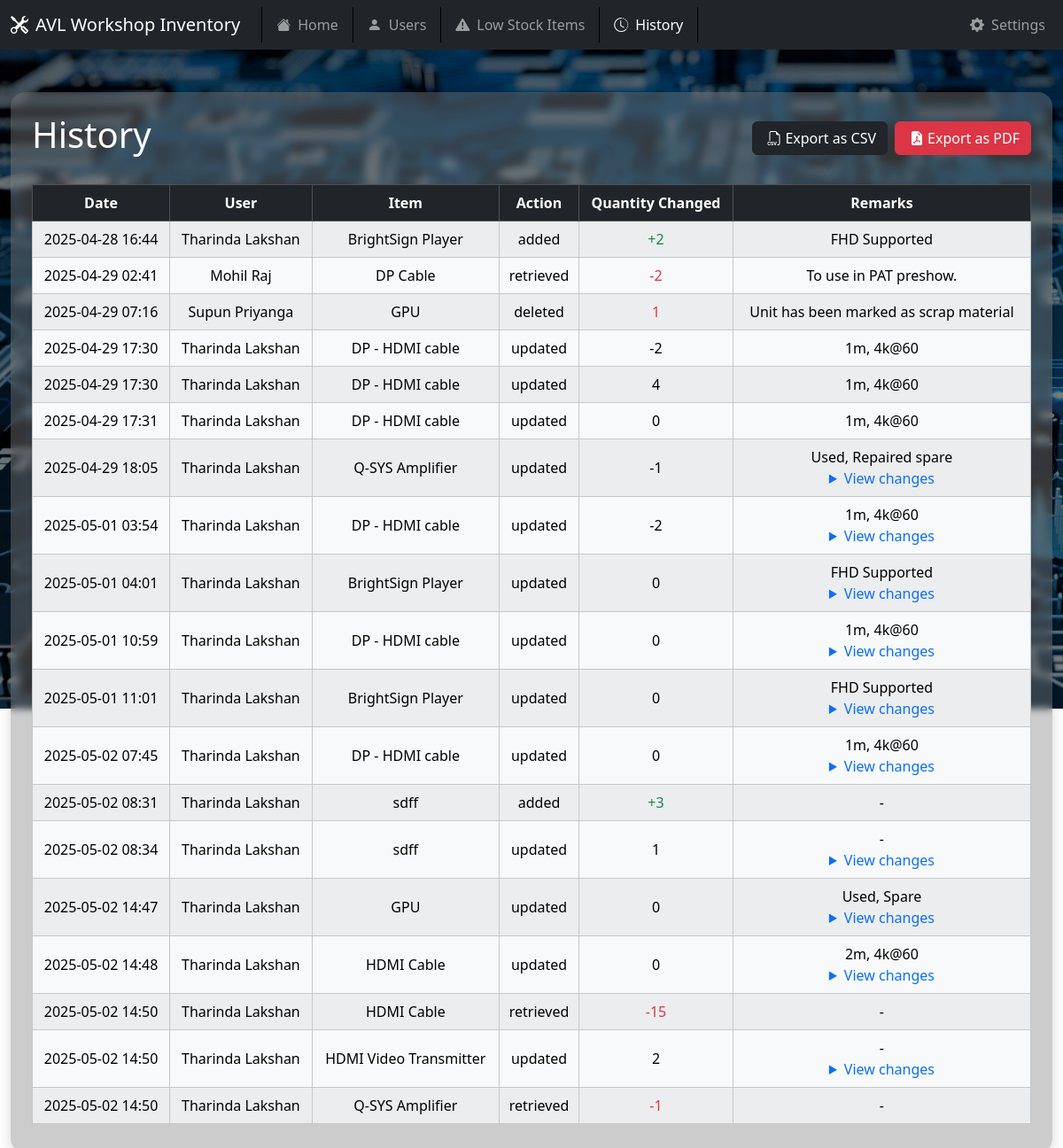
Before: /history with the older database file.
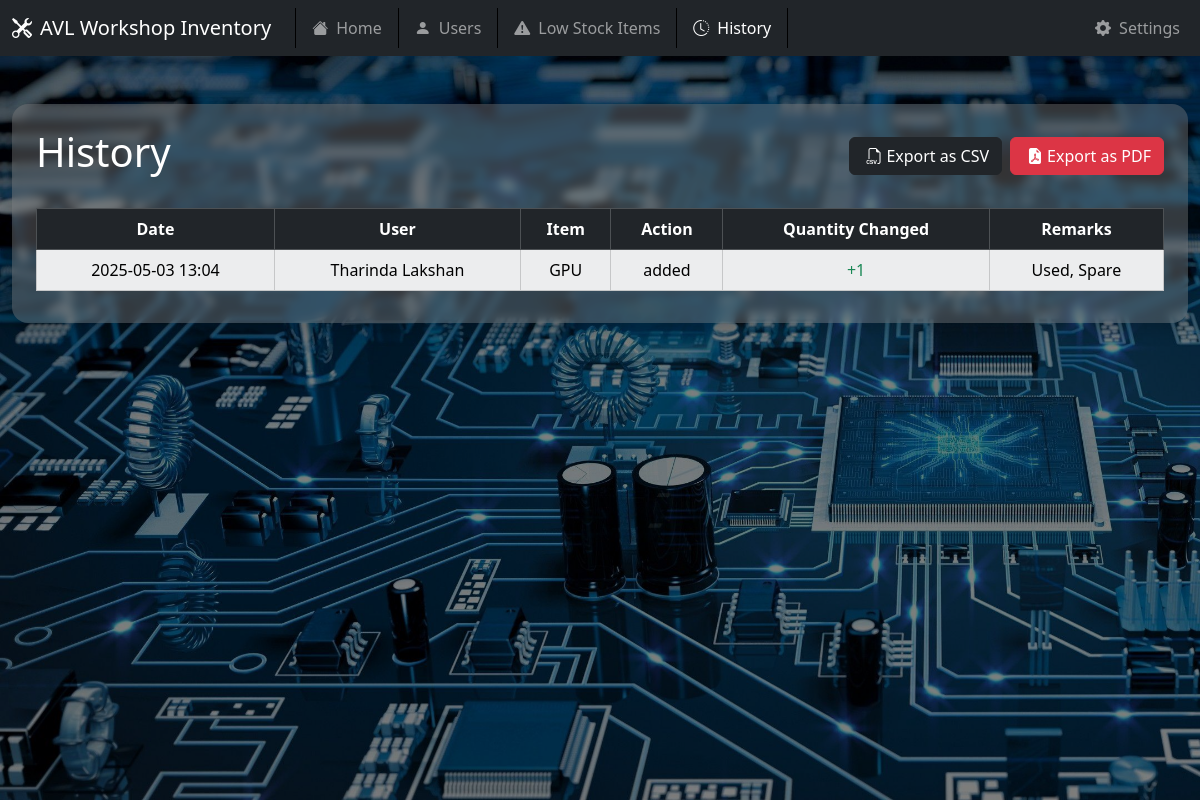
After: the same page with the newer database file.
### models.py (models this page shows)
class InventoryHistory(db.Model):
    __tablename__ = 'inventory_history'
    id = db.Column(db.Integer, primary_key=True)
    inventory_id = db.Column(db.Integer, db.ForeignKey('inventory.id'), nullable=False)
    user_id = db.Column(db.Integer, db.ForeignKey('user.id'), nullable=False)
    action = db.Column(db.String(50), nullable=False)  # e.g., 'added', 'removed', 'updated'
    quantity_changed = db.Column(db.Integer, nullable=False)
    date_time = db.Column(db.DateTime, default=lambda: datetime.now(timezone.utc))
    remarks = db.Column(db.String(255))
    inventory = db.relationship('Inventory', backref='history')
    user = db.relationship('User', backref='history')

class User(db.Model):
    __tablename__ = 'user'
    id = db.Column(db.Integer, primary_key=True)
    emp_id = db.Column(db.Integer, unique=True, nullable=False)
    user_name = db.Column(db.String(100), nullable=False)

class Inventory(db.Model):
    __tablename__ = 'inventory'
    id = db.Column(db.Integer, primary_key=True)
    item_name = db.Column(db.String(100), nullable=False)
    brand = db.Column(db.String(100))
    model = db.Column(db.String(100))
    serial_number = db.Column(db.String(100))
    quantity = db.Column(db.Integer, nullable=False, default=0)
    unit = db.Column(db.String(50))
    category = db.Column(db.String(100))
    location = db.Column(db.String(100))
    min_stock = db.Column(db.Integer)
    remarks = db.Column(db.String(255))
    date_added = db.Column(db.DateTime, default=lambda: datetime.now(timezone.utc))
    last_updated = db.Column(db.DateTime, onupdate=lambda: datetime.now(timezone.utc))
    is_active = db.Column(db.Boolean, default=True)

### app.py (the view)
@app.route("/history")
def history():
    history = InventoryHistory.query.all()
    return render_template("history.html", history=history)

### templates/history.html (shortened to what this page needs)
{% extends "base.html" %}
{% block content %}
<div class="container-fluid my-5">
    <div class="shadow rounded-4 p-4 mask" style="
  background-color: rgba(128, 128, 128, 0.4);
  backdrop-filter: blur(4px);">
        <div class="d-flex justify-content-between align-items-center mb-4 flex-wrap">
            <h1 class="mb-2" style="color: rgb(255, 255, 255);">History</h1>
            <div class="d-flex gap-2 mt-1 mt-md-0">
                <form id="csvForm" method="POST" action="{{ url_for('export_history_csv') }}">
                    <button type="submit" class="btn btn-dark mb-0">
                        <i class="bi bi-filetype-csv m-1 fs-6"></i>Export as CSV
                    </button>
                </form>
                <form id="pdfform" method="POST" action="{{ url_for('export_history_pdf') }}" target="_blank">
                    <button type="submit" class="btn btn-danger mb-0">
                        <i class="bi bi-file-earmark-pdf-fill m-1 fs-6"></i>Export as PDF
                    </button>
                </form>
            </div>
        </div>
        <table
            class="datatable table table-light table-striped table-hover table-bordered w-100 m-0 mb-2 mt-2 text-center align-middle">
            <thead class="table-dark">
                <tr>
                    <th>Date</th>
                    <th>User</th>
                    <th>Item</th>
                    <th>Action</th>
                    <th>Quantity Changed</th>
                    <th>Remarks</th>
                </tr>
            </thead>
            <tbody>
                {% for record in history %}
                <tr>
                    <td>{{ record.date_time.strftime('%Y-%m-%d %H:%M') if record.date_time else '-' }}</td>
                    <td>{{ record.user.user_name }}</td>
                    <td>{{ record.inventory.item_name }}</td>
                    <td>{{ record.action }}</td>
                    <td>
                        {% if record.action == 'retrieved' %}
                        <span class="text-danger">-{{ record.quantity_changed }}</span>
                        {% elif record.action == 'added' %}
                        <span class="text-success">+{{ record.quantity_changed }}</span>
                        {% elif record.action == 'deleted' %}
                        <span class="text-danger">{{ record.quantity_changed }}</span>
                        {% else %}
                        {{ record.quantity_changed }}
                        {% endif %}
                    </td>
                    <td>
                        <div>{{ record.remarks.split(' | changes:')[0] }}</div>
                        {% if ' | changes:' in record.remarks %}
                        <details>
                            <summary class="text-primary" style="cursor: pointer;">View changes</summary>
                        </details>
                        {% endif %}
                    </td>
                </tr>
                {% endfor %}
        </table>
    </div>
</div>
{% endblock %}

Changed rows visible on the page:
removed InventoryHistory: date_time "2025-04-29 02:41", user.user_name "Mohil Raj", inventory.item_name "DP Cable", action "retrieved", quantity_changed "2", remarks|changes "To use in PAT preshow."
removed InventoryHistory: date_time "2025-04-29 07:16", user.user_name "Supun Priyanga", inventory.item_name "GPU", action "deleted", quantity_changed "1", remarks|changes "Unit has been marked as scrap material"
removed InventoryHistory: date_time "2025-04-29 17:30", user.user_name "Tharinda Lakshan", inventory.item_name "DP - HDMI cable", action "updated", quantity_changed "-2", remarks|changes "1m, 4k@60"
removed InventoryHistory: date_time "2025-04-29 17:30", user.user_name "Tharinda Lakshan", inventory.item_name "DP - HDMI cable", action "updated", quantity_changed "4", remarks|changes "1m, 4k@60"
removed InventoryHistory: date_time "2025-04-29 17:31", user.user_name "Tharinda Lakshan", inventory.item_name "DP - HDMI cable", action "updated", quantity_changed "0", remarks|changes "1m, 4k@60"
removed InventoryHistory: date_time "2025-04-29 18:05", user.user_name "Tharinda Lakshan", inventory.item_name "Q-SYS Amplifier", action "updated", quantity_changed "-1", remarks|changes "Used, Repaired spare"
removed InventoryHistory: date_time "2025-05-01 03:54", user.user_name "Tharinda Lakshan", inventory.item_name "DP - HDMI cable", action "updated", quantity_changed "-2", remarks|changes "1m, 4k@60"
removed InventoryHistory: date_time "2025-05-01 04:01", user.user_name "Tharinda Lakshan", inventory.item_name "BrightSign Player", action "updated", quantity_changed "0", remarks|changes "FHD Supported"
removed InventoryHistory: date_time "2025-05-01 10:59", user.user_name "Tharinda Lakshan", inventory.item_name "DP - HDMI cable", action "updated", quantity_changed "0", remarks|changes "1m, 4k@60"
removed InventoryHistory: date_time "2025-05-01 11:01", user.user_name "Tharinda Lakshan", inventory.item_name "BrightSign Player", action "updated", quantity_changed "0", remarks|changes "FHD Supported"
removed InventoryHistory: date_time "2025-05-02 07:45", user.user_name "Tharinda Lakshan", inventory.item_name "DP - HDMI cable", action "updated", quantity_changed "0", remarks|changes "1m, 4k@60"
removed InventoryHistory: date_time "2025-05-02 08:31", user.user_name "Tharinda Lakshan", inventory.item_name "sdff", action "added", quantity_changed "3", remarks|changes "-"
removed InventoryHistory: date_time "2025-05-02 08:34", user.user_name "Tharinda Lakshan", inventory.item_name "sdff", action "updated", quantity_changed "1", remarks|changes "-"
removed InventoryHistory: date_time "2025-05-02 14:47", user.user_name "Tharinda Lakshan", inventory.item_name "GPU", action "updated", quantity_changed "0", remarks|changes "Used, Spare"
removed InventoryHistory: date_time "2025-05-02 14:48", user.user_name "Tharinda Lakshan", inventory.item_name "HDMI Cable", action "updated", quantity_changed "0", remarks|changes "2m, 4k@60"
removed InventoryHistory: date_time "2025-05-02 14:50", user.user_name "Tharinda Lakshan", inventory.item_name "HDMI Cable", action "retrieved", quantity_changed "15", remarks|changes "-"
removed InventoryHistory: date_time "2025-05-02 14:50", user.user_name "Tharinda Lakshan", inventory.item_name "HDMI Video Transmitter", action "updated", quantity_changed "2", remarks|changes "-"
removed InventoryHistory: date_time "2025-05-02 14:50", user.user_name "Tharinda Lakshan", inventory.item_name "Q-SYS Amplifier", action "retrieved", quantity_changed "1", remarks|changes "-"
changed InventoryHistory "added": date_time "2025-04-28 16:44" → "2025-05-03 13:04"; inventory.item_name "BrightSign Player" → "GPU"; quantity_changed "2" → "1"; remarks|changes "FHD Supported" → "Used, Spare"
